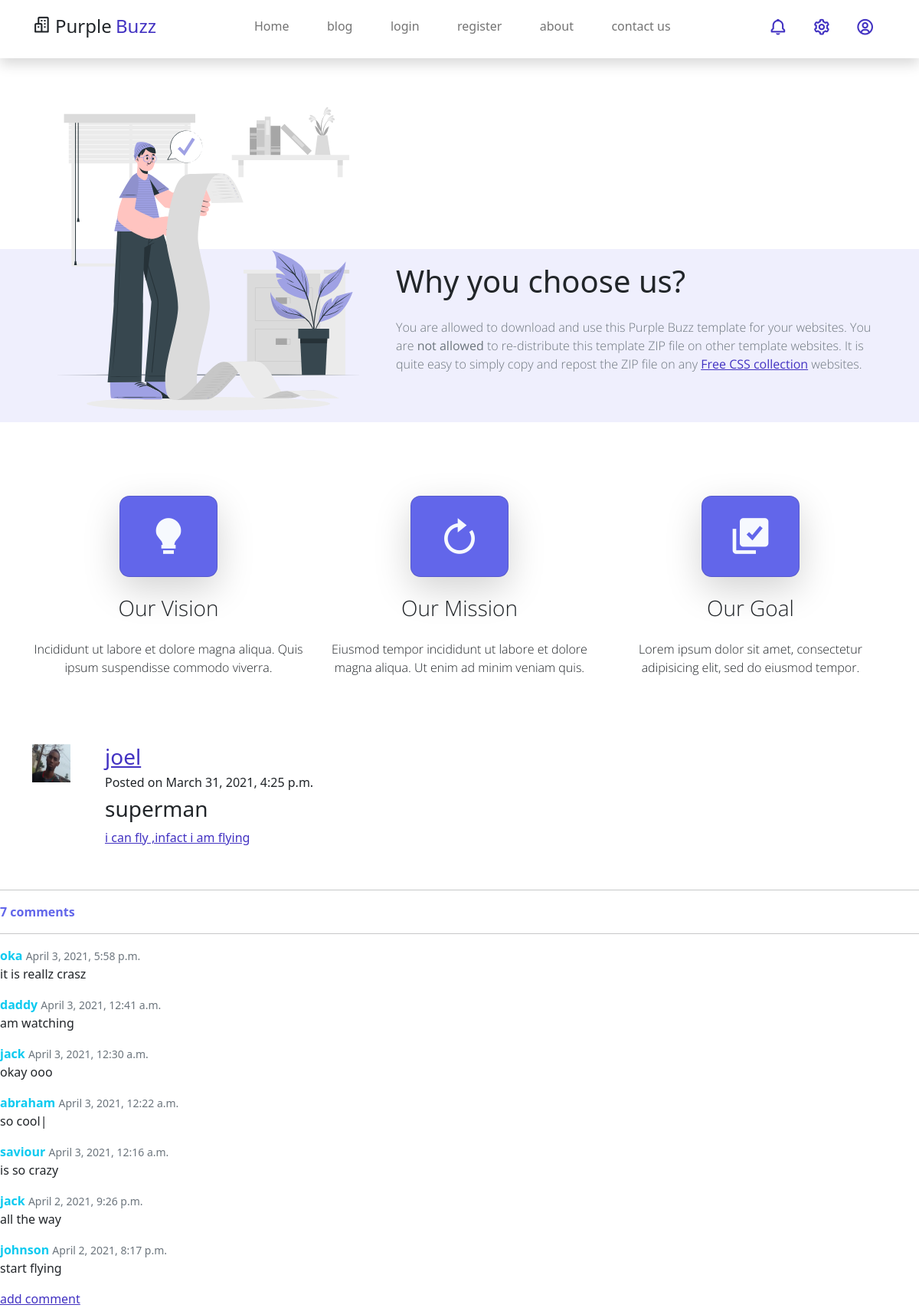
The app's page /blog/2/ with its own data.
### blogcomment/models.py (models this page shows, shortened)
class blog(models.Model):
    sno = models.AutoField(primary_key=True)
    title = models.CharField(max_length =200)
    header_image = models.ImageField(null=True,blank=True,upload_to ='images/')
    content =models.TextField()
    date = models.DateTimeField(default = timezone.now)
    author = models.ForeignKey(User, on_delete = models.CASCADE)
    likes = models.ManyToManyField(User,related_name='blog_post')
    @property
    def number_of_comments(self):
        return BlogComment.objects.filter(blogpost = self).count()

class BlogComment(models.Model):
    name = models.CharField(max_length =500)
    content =models.TextField()
    blogpost =models.ForeignKey(blog,related_name ='comments',on_delete =models.CASCADE)
    date = models.DateTimeField(default = timezone.now)

### user/models.py (models this page shows, shortened)
class  Profile(models.Model):
    user = models.OneToOneField(User,on_delete = models.CASCADE)
    image = models.ImageField(default='default.jpg',upload_to='profile_pics')

### home/views.py (the view)
# urls.py: path('blog/<int:pk>/',views.blogdetailview.as_view(),name ='blog-detail'),
class blogdetailview(DetailView):
   model =models.blog
   template_name ='blog_detail.html'
   def get_context_data(self,*args,**kwargs):
     context=super().get_context_data(**kwargs)
     context['comments'] =models.BlogComment.objects.filter(blogpost=self.object).order_by('-date')
     context['form']=forms.CommentForm()
     return context

### templates/blog_detail.html (shortened to what this page needs)
{% extends 'base.html' %}
{% block content %}
  <div class = "space">
   <div class="section layout_padding   ">
    <div class="container">
                 <div class="row">
                    <div class="col-md-1">
                       <img src="{{blog.author.profile.image.url}}"width ="50"height ="50" alt="#" >
                    </div>
                    <div class="col-md-9">
                       <div class="full contact_text">
                          <h3><a href = "{% url 'user-posts' blog.author.username %}">{{blog.author}}</a></h3>
                          <h6>Posted on {{blog.date}}</h6>
                          <h3>{{ blog.title}}</h3>
                          <p><a href = "{% url 'blog-detail' blog.pk %}">{{blog.content}}</a>
                          </p>
                       </div>
                    </div>
                 </div>
             </div>
    </div>
    <br>
 <hr>
{% if comments %}
   <strong class ="text-secondary">{{object.number_of_comments}} comment{{object.number_of_comments|pluralize}}</strong>
  <hr>
 {% for comment in comments %}
   <l1>
   <span>
     <strong class ="text-info">{{comment.name}}</strong>
     <small class ="text-muted">{{comment.date}}</small>
  </span>
  <p>
     {{ comment.content|safe}}
   </p>
    </l1>
 {% endfor %}
{% else %}
 <strong class = "text-secondary">No Commments Yet</strong>
{% endif %}
<a href="{% url 'add-comment' blog.pk %}">add comment  </a>
{% endblock %}

### static/assets/css/templatemo.css (style rules this page uses)
html { font-family: 'Open Sans', sans-serif; }
p, a { font-weight: 400; }

### records on screen
blog: author.profile.image (picture), author "joel", date "March 31, 2021, 4:25 p.m.", title "superman", content "i can fly ,infact i am flying", number_of_comments "7"
BlogComment: name "oka", date "April 3, 2021, 5:58 p.m.", content "it is reallz crasz"
BlogComment: name "daddy", date "April 3, 2021, 12:41 a.m.", content "am watching"
BlogComment: name "jack", date "April 3, 2021, 12:30 a.m.", content "okay ooo"
BlogComment: name "abraham", date "April 3, 2021, 12:22 a.m.", content "so cool|"
BlogComment: name "saviour", date "April 3, 2021, 12:16 a.m.", content "is so crazy"
BlogComment: name "jack", date "April 2, 2021, 9:26 p.m.", content "all the way"
BlogComment: name "johnson", date "April 2, 2021, 8:17 p.m.", content "start flying"
